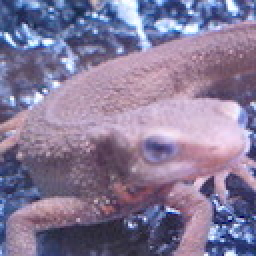
#> input picture 2/imori.jpg, 128 x 128 px (shown 2 times larger)
$ python an15.py   (older library calls are emulated)
#> lines starting #> are read from the running program, lines starting #| are printed output that depends on the picture
# -*- coding: utf-8 -*-
# @Time    : 2020/11/24 9:25
# @Author  : dong xin
# @File    : an15.py
# @Software: PyCharm

import cv2
import numpy as np

# Gray scale
def BGR2GRAY(img):
	b = img[:, :, 0].copy()
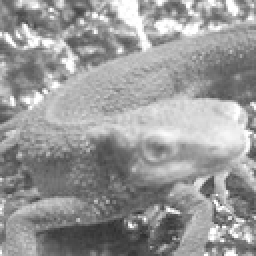
#> b: shape (128, 128) float64 (shown 2 times larger); min 46, max 255, mean 152.8
	g = img[:, :, 1].copy()
	r = img[:, :, 2].copy()
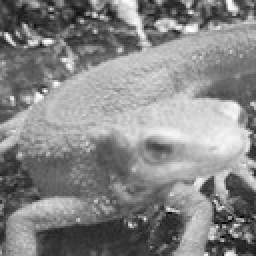
#> r: shape (128, 128) float64 (shown 2 times larger); min 0, max 255, mean 134.1

	# Gray scale
	out = 0.2126 * r + 0.7152 * g + 0.0722 * b
	out = out.astype(np.uint8)

	return out


# sobel filter
def sobel_filter(img, K_size=3):
#> called with K_size = 3
	if len(img.shape) == 3:
		H, W, C = img.shape
	else:
		img = np.expand_dims(img, axis=-1)
		H, W, C = img.shape
#> H = 128; W = 128; C = 1

	# Zero padding
	pad = K_size // 2
	out = np.zeros((H + pad * 2, W + pad * 2), dtype=np.float)
	out[pad: pad + H, pad: pad + W] = gray.copy().astype(np.float)
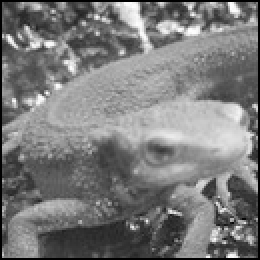
#> out: shape (130, 130) float64 (shown 2 times larger); min 0, max 254, mean 122.3
	tmp = out.copy()

	out_v = out.copy()
	out_h = out.copy()

	# 手工定义的滤波器
	Kv = [[1., 2., 1.],[0., 0., 0.], [-1., -2., -1.]]
	Kh = [[1., 0., -1.],[2., 0., -2.],[1., 0., -1.]]

	# filtering
	for y in range(H):
		for x in range(W):
			out_v[pad + y, pad + x] = np.sum(Kv * (tmp[y: y + K_size, x: x + K_size]))
			out_h[pad + y, pad + x] = np.sum(Kh * (tmp[y: y + K_size, x: x + K_size]))
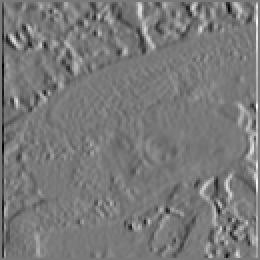
#> out_h: shape (130, 130) float64 (shown 2 times larger); min -707, max 775, mean 0.2; drawn with min black and max white
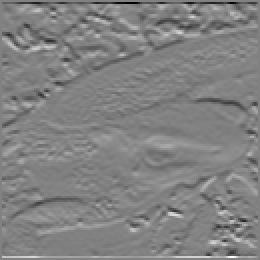
#> out_v: shape (130, 130) float64 (shown 2 times larger); min -997, max 962, mean 0.9; drawn with min black and max white

	out_v = np.clip(out_v, 0, 255)
	out_h = np.clip(out_h, 0, 255)

	out_v = out_v[pad: pad + H, pad: pad + W].astype(np.uint8)
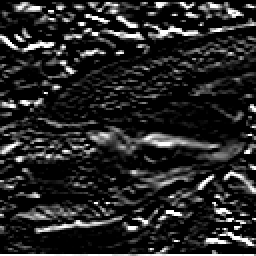
#> out_v: shape (128, 128) (shown 2 times larger); min 0, max 255, mean 38.4
	out_h = out_h[pad: pad + H, pad: pad + W].astype(np.uint8)
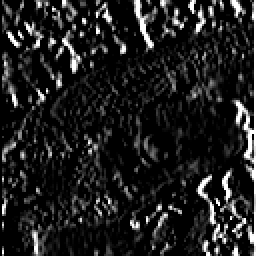
#> out_h: shape (128, 128) (shown 2 times larger); min 0, max 255, mean 31.5

	return out_v, out_h

if __name__ == '__main__':
	img = cv2.imread("imori.jpg").astype(np.float)

	gray = BGR2GRAY(img)
	out_v, out_h = sobel_filter(gray, K_size=3)
	cv2.imwrite("out_v15.jpg", out_v)
	cv2.imwrite("out_h15.jpg", out_h)
